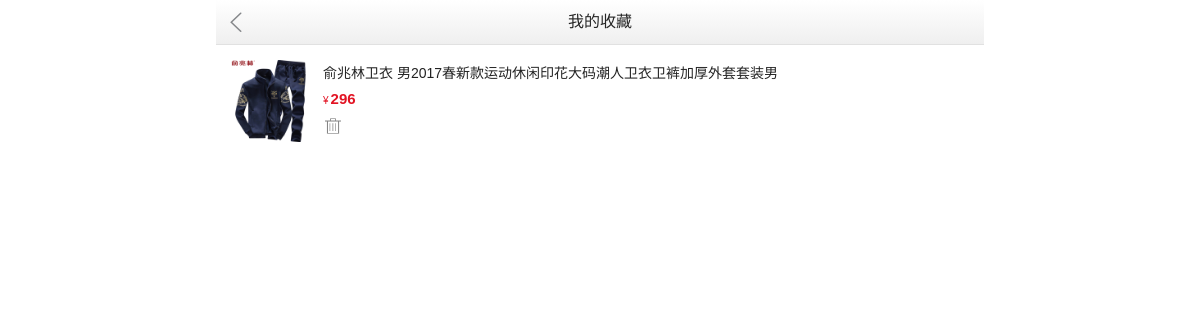
The page /mine/product/collect/list/ (signed in) on the database its author committed.
### mine/models.py (models this page shows)
class Collection(models.Model):
    product = models.ForeignKey(Product, verbose_name='产品')
    user = models.ForeignKey(User, verbose_name='用户')
    remark = models.CharField('备注', max_length=64, null=True, blank=True)
    is_valid = models.BooleanField('是否有效', default=True)
    created_at = models.DateTimeField('创建时间', auto_now_add=True)
    updated_at = models.DateTimeField('最后更新时间', auto_now=True)
    class Meta:
        verbose_name = '我的收藏'
        verbose_name_plural = '我的收藏'
        db_table = 'mine_collection'
        ordering = ['-created_at']

### mall/models.py (models this page shows, shortened)
class Product(models.Model):
    uid = models.UUIDField('商品ID', default=uuid.uuid4, editable=False)
    name = models.CharField('名称', max_length=128)
    desc = models.CharField('描述', max_length=256, null=True, blank=True)
    content = RichTextField('商品描述')
    types = models.SmallIntegerField('商品类型', default=constants.PRODUCT_TYPE_ACTUAL, choices=constants.PRODUCT_TYPES)
    price = models.IntegerField('销售价（积分）', default=5)
    origin_price = models.FloatField('原价', default=0)
    img = models.ImageField('商品主图', max_length=128, upload_to='%Y%m/product/', null=True, blank=True)
    imei = models.CharField('商品编号', max_length=64, null=True, blank=True)
    channel = models.CharField('渠道', max_length=32, null=True, blank=True)
    buy_link = models.CharField('购买链接', max_length=256, null=True, blank=True)
    online_time = models.DateTimeField('定时上线时间', null=True, blank=True)
    offline_time = models.DateTimeField('定时下线时间', null=True, blank=True)
    is_valid = models.BooleanField('是否有效', default=True)
    reorder = models.SmallIntegerField('排序', default=0)
    status = models.SmallIntegerField('状态', default=constants.PRODUCT_STATU_LOST,
                                      choices=constants.PRODUCT_STATUS)
    sku_count = models.IntegerField('库存', default=0)
    remain_count = models.IntegerField('剩余', default=0)
    view_count = models.IntegerField('浏览次数', default=0)
    score = models.FloatField('商品评分', default=10.0)
    classes = models.ManyToManyField(Classify, verbose_name='分类',
                                     related_name='classes',
                                     null=True, blank=True)
    tags = models.ManyToManyField(Tag, verbose_name='标签',
                                  related_name='tags',
                                  null=True, blank=True)
    banners = GenericRelation(ImageFile, verbose_name='banner图',
                              related_query_name="banners")
    created_at = models.DateTimeField('创建时间', auto_now_add=True)
    updated_at = models.DateTimeField('最后更新时间', auto_now=True)
    class Meta:
        verbose_name = '商品信息'
        verbose_name_plural = '商品信息'
        db_table = 'mall_product'
        ordering = ['-reorder']

### mine/views.py (the view)
class CollectList(ListView):
    model = Collection
    paginate_by = 10
    template_name = 'mine/product_collect.html'

### system/context_processors.py (called while the page is built)
def shop_cart(request):
    user = request.user
    cart_list = []
    cart_total = {}
    if user.is_authenticated:
        cart_list = user.carts.filter(status=constants.TRANS_STATU_INIT)
        cart_total = cart_list.aggregate(sum_amount=Sum('amount'), sum_count=Sum('count'))
    return {
        'constants': constants,
        'cart_list': cart_list,
        'cart_total': cart_total
    }

### mine/templates/mine/product_collect.html (shortened to what this page needs)
{% extends 'base/base.html' %}
{% block container %}
    <header class="wy-header">
      <div class="wy-header-icon-back"><span></span></div>
      <div class="wy-header-title">我的收藏</div>
    </header>
    <div class="weui-content">
      <div class="proListWrap">
        {% for item in object_list %}
        {% with prodInfo=item.product %}
        <div class="pro-items">
          <div class="weui-media-box weui-media-box_appmsg">
            <div class="weui-media-box__hd">
              <a href="{% url 'mall:product_info' prodInfo.uid %}"
                ><img class="weui-media-box__thumb" src="{{ prodInfo.img.url }}" alt=""
              /></a>
            </div>
            <div class="weui-media-box__bd">
              <h1 class="weui-media-box__desc">
                <a href="{% url 'mall:product_info' prodInfo.uid %}" class="ord-pro-link"
                  >{{ prodInfo.name }}</a
                >
              </h1>
              <div class="wy-pro-pri">¥<em class="num font-15">{{ prodInfo.price }}</em></div>
              <ul class="weui-media-box__info prolist-ul">
                <li class="weui-media-box__info__meta">
                  <a href="javascript:;" class="wy-dele"></a>
                </li>
              </ul>
            </div>
          </div>
        </div>
        {%  endwith  %}
        {%  endfor  %}
      </div>
    </div>
{% endblock %}

### static/css/style.css (style rules this page uses)
html { -ms-text-size-adjust: 100%; -webkit-text-size-adjust: 100%; -webkit-tap-highlight-color :rgba(0, 0, 0, 0); -moz-tap-highlight-color :rgba(0, 0, 0, 0); }
body { font-family: "PingFangSC-Regular", "STHeitiSC-Light", "Microsoft Yahei", Arial, Helvetica, sans-serif; margin: 0; background-color: #fff; height: 100%; overflow-x: hidden; -webkit-overflow-scrolling: touch; margin:0 auto; }
article, aside, details, figcaption, figure, footer, header, hgroup, main, nav, section, summary { display: block; }
em,s,i { font-style:normal; }
img { border: 0; vertical-align: middle; }
h1, h2, h3, h4, h5, h6, p, figure, form, blockquote { margin: 0; }
ul, ol, li, dl, dd { margin: 0; padding: 0; }
ul, ol { list-style: none outside none; }
.container { max-width: 768px; }
.weui-content { background:#f5f5f5; }
.num { font-family:Arial, Helvetica, sans-serif; }
.font-15 { font-size:15px; }
header,.weui-navbar { background: -moz-linear-gradient(top, #fff 0%, #efefef 100%); background: -webkit-gradient(linear, left top, left bottom, color-stop(0%,#fff), color-stop(100%,#efefef)); background: -webkit-linear-gradient(top, #fff 0%,#efefef 100%); background: -o-linear-gradient(top, #fff 0%,#efefef 100%); background: -ms-linear-gradient(top, #fff 0%,#efefef 100%); background: linear-gradient(to bottom, #fff 0%,#efefef 100%); }
.wy-pro-pri { color:#e21323; font-size:10px; margin-top:3px; line-height:20px; }
.proListWrap .pro-items { margin-bottom:1px; background:#fff; }
.weui-media-box__desc { color:#454545; }
.wy-pro-pri em { font-weight:bold; margin-left:2px; }
.weui-media-box__info.prolist-ul { margin-top:5px; }
.weui-media-box_appmsg .weui-media-box__hd { width:82px; height:82px; margin-right:10px; }
.weui-media-box__desc { line-height:1.4; }
.wy-header { height:44px; border-bottom:1px solid #e1e1e1; position:relative; }
.wy-header-icon-back { position: absolute; left:0; top:0; width: 40px;height: 44px; }
.wy-header-icon-back span { width:20px;height:20px; margin: 12px 0 0 10px; background:url(../images/icon-back.png) no-repeat; background-size:20px; display:block; }
.wy-header-title { margin: 0 50px;text-align: center;height: 44px;line-height: 44px;font-size: 16px; color:#252525; }
.ord-pro-link { font-size:14px; font-weight:normal; color:#232323;overflow: hidden;text-overflow: ellipsis;white-space: nowrap;word-wrap: normal;word-wrap: break-word;word-break: break-all; line-height:1.8; display:block; }
.wy-dele { width:20px; height:20px; float:right; background:url(../images/icon-dele.png) no-repeat; display:block; background-size:20px; }

### rows shown on the page
Collection: product.img (picture), product.name "俞兆林卫衣 男2017春新款运动休闲印花大码潮人卫衣卫裤加厚外套套装男", product.price "296"
